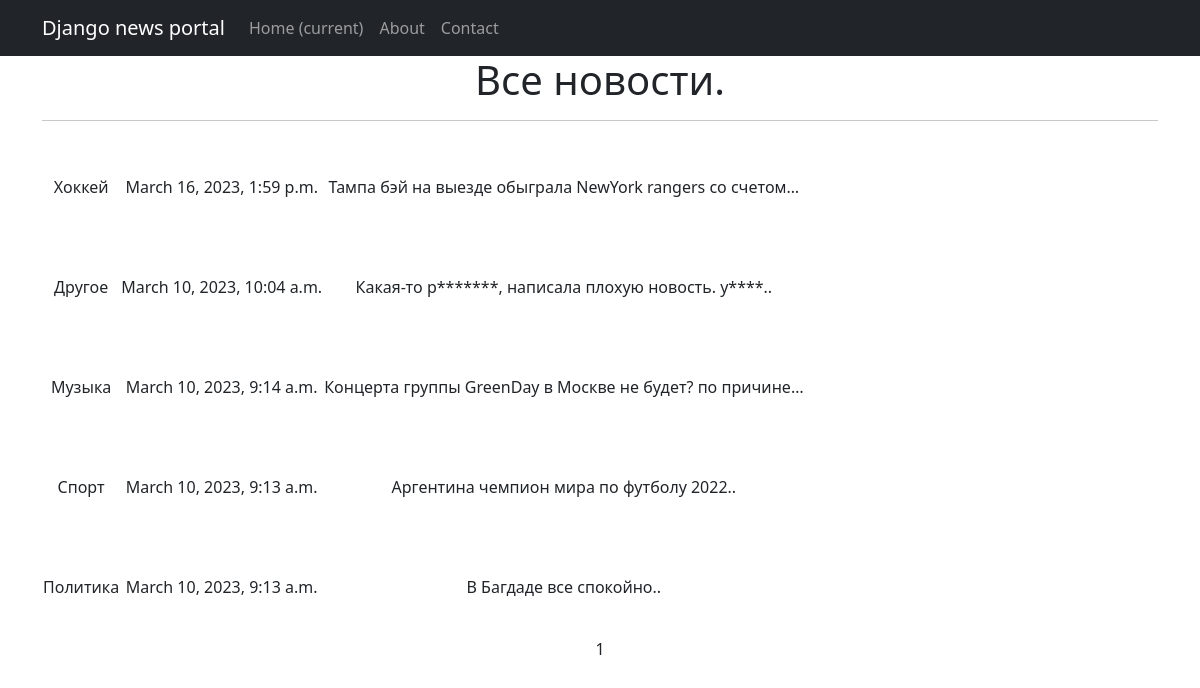
The page /news/ on the database as committed earlier.
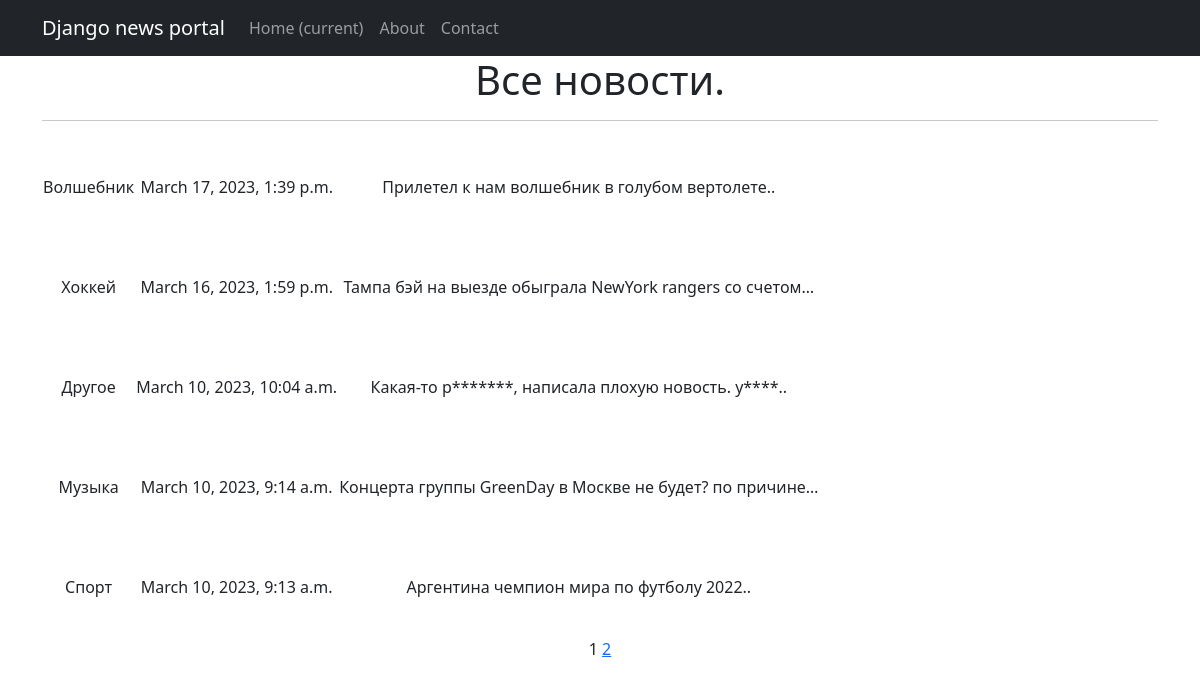
The same page on the database as committed later.
### news/models.py (models this page shows, shortened)
class Post(models.Model):
    article = 'a'
    news = 'n'
    POST_TYPE = [
        (article, "Статья"),
        (news, "Новость")
    ]
    author = models.ForeignKey(Author, on_delete=models.CASCADE)
    post_type = models.CharField(max_length=1, choices=POST_TYPE, default=article)
    created = models.DateTimeField(auto_now_add=True)
    cats = models.ManyToManyField(Category, through='PostCategory')
    title = models.CharField(max_length=255)
    text = models.TextField()
    rating = models.IntegerField(default=0)
    def preview(self):
        size = 124 if len(self.text) > 124 else len(self.text)
        return self.text[:size] + '..'

### news/views.py (the view)
# urls.py: path('', PostList.as_view(), name='news_list'),
class PostList(ListView):
    model = Post
    ordering = '-created'
    template_name = 'news.html'
    context_object_name = 'news'
    paginate_by = 5
    def get_queryset(self):
        queryset = super().get_queryset()
        self.filterset = NewsFilter(self.request.GET, queryset)
        return self.filterset.qs
    def get_context_data(self, **kwargs):
        context = super().get_context_data(**kwargs)
        context['filterset'] = self.filterset
        return context

### news/templatetags/custom_filters.py (called while the page is built)
@register.filter(name='censor')
def censor(text):
    for word in UNWANTED_WORDS:
        if word in text:
            text = text.replace(word[1:len(word)], f'{len(word) * "*"}')
    return text

### templates/news.html (shortened to what this page needs)
{% extends 'flatpages/default.html' %}
{% load custom_filters %}
{% load custom_tags %}
{% block content %}
<h1>Все новости.</h1>
<hr>
<table>
 {% for post in news %}
           <tr style="height: 100px;">
               <td style="height: 100px;">{{ post.title | censor }}</td>
               <td style="height: 100px;">{{ post.created }}</td>
               <td style="height: 100px;">{{ post.preview | truncatechars:55 | censor}}</td>
           </tr>
           {% endfor %}
</table>
   {{ page_obj.number }}
   {% if page_obj.has_next %}
       <a href="?page={{ page_obj.next_page_number }}">{{ page_obj.next_page_number }}</a>
   {% endif %}
{% endblock content %}

Rows that differ between the two databases and show on the page:
no longer on this page (row unchanged): Post: title|censor "Политика", created "March 10, 2023, 9:13 a.m.", preview|censor "В Багдаде все спокойно.."
added Post: title|censor "Волшебник", created "March 17, 2023, 1:39 p.m.", preview|censor "Прилетел к нам волшебник в голубом вертолете.."
Other text that changed with them:
{{ page_obj.next_page_number }}: (not shown) → "2"
